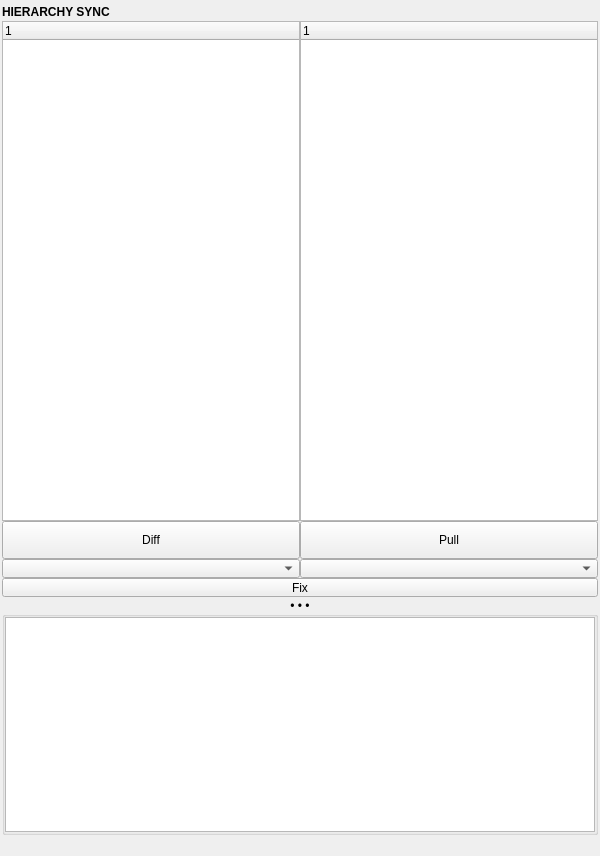
<?xml version="1.0" encoding="UTF-8"?>
<ui version="4.0">
 <class>QtUi</class>
 <widget class="QMainWindow" name="QtUi">
  <property name="enabled">
   <bool>true</bool>
  </property>
  <property name="geometry">
   <rect>
    <x>0</x>
    <y>0</y>
    <width>600</width>
    <height>856</height>
   </rect>
  </property>
  <property name="tabShape">
   <enum>QTabWidget::Triangular</enum>
  </property>
  <property name="dockNestingEnabled">
   <bool>true</bool>
  </property>
  <property name="dockOptions">
   <set>QMainWindow::AllowNestedDocks|QMainWindow::AllowTabbedDocks|QMainWindow::AnimatedDocks|QMainWindow::ForceTabbedDocks</set>
  </property>
  <property name="accessibleDescription">
   <string>Diff the scene hierarchy against a reference file, then pull or fix differences.</string>
  </property>
  <widget class="QWidget" name="central_widget">
   <property name="minimumSize">
    <size>
     <width>600</width>
     <height>240</height>
    </size>
   </property>
   <layout class="QVBoxLayout" name="verticalLayout_2">
    <property name="spacing">
     <number>2</number>
    </property>
    <property name="leftMargin">
     <number>2</number>
    </property>
    <property name="topMargin">
     <number>2</number>
    </property>
    <property name="rightMargin">
     <number>2</number>
    </property>
    <property name="bottomMargin">
     <number>2</number>
    </property>
    <item>
     <layout class="QVBoxLayout" name="verticalLayout">
      <property name="spacing">
       <number>0</number>
      </property>
      <item>
       <widget class="Header" name="header">
        <property name="minimumSize">
         <size>
          <width>0</width>
          <height>19</height>
         </size>
        </property>
        <property name="font">
         <font>
          <weight>75</weight>
          <bold>true</bold>
         </font>
        </property>
        <property name="text">
         <string>HIERARCHY SYNC</string>
        </property>
       </widget>
      </item>
      <item>
       <layout class="QGridLayout" name="gridLayout">
        <item row="0" column="0">
         <widget class="TreeWidget" name="tree000">
          <property name="minimumSize">
           <size>
            <width>0</width>
            <height>500</height>
           </size>
          </property>
          <column>
           <property name="text">
            <string notr="true">1</string>
           </property>
          </column>
         </widget>
        </item>
        <item row="0" column="1">
         <widget class="TreeWidget" name="tree001">
          <property name="minimumSize">
           <size>
            <width>0</width>
            <height>500</height>
           </size>
          </property>
          <column>
           <property name="text">
            <string notr="true">1</string>
           </property>
          </column>
         </widget>
        </item>
        <item row="1" column="0">
         <widget class="PushButton" name="tb001">
          <property name="minimumSize">
           <size>
            <width>0</width>
            <height>38</height>
           </size>
          </property>
          <property name="text">
           <string>Diff</string>
          </property>
         </widget>
        </item>
        <item row="1" column="1">
         <widget class="PushButton" name="tb002">
          <property name="minimumSize">
           <size>
            <width>0</width>
            <height>38</height>
           </size>
          </property>
          <property name="text">
           <string>Pull</string>
          </property>
         </widget>
        </item>
        <item row="2" column="0">
         <widget class="WidgetComboBox" name="cmb_diff_options">
          <property name="minimumSize">
           <size>
            <width>0</width>
            <height>19</height>
           </size>
          </property>
          <property name="maximumSize">
           <size>
            <width>16777215</width>
            <height>19</height>
           </size>
          </property>
          <property name="toolTip">
           <string>Diff analysis options.</string>
          </property>
         </widget>
        </item>
        <item row="2" column="1">
         <widget class="WidgetComboBox" name="cmb_pull_options">
          <property name="minimumSize">
           <size>
            <width>0</width>
            <height>19</height>
           </size>
          </property>
          <property name="maximumSize">
           <size>
            <width>16777215</width>
            <height>19</height>
           </size>
          </property>
          <property name="toolTip">
           <string>Pull operation options.</string>
          </property>
         </widget>
        </item>
        <item row="3" column="0" colspan="2">
         <widget class="PushButton" name="tb003">
          <property name="minimumSize">
           <size>
            <width>0</width>
            <height>19</height>
           </size>
          </property>
          <property name="maximumSize">
           <size>
            <width>16777215</width>
            <height>19</height>
           </size>
          </property>
          <property name="text">
           <string>Fix</string>
          </property>
         </widget>
        </item>
       </layout>
      </item>
      <item>
       <widget class="CollapsableGroup" name="output">
        <property name="title">
         <string>• • •</string>
        </property>
        <property name="alignment">
         <set>Qt::AlignCenter</set>
        </property>
        <layout class="QVBoxLayout" name="verticalLayout_4">
         <property name="spacing">
          <number>1</number>
         </property>
         <property name="leftMargin">
          <number>0</number>
         </property>
         <property name="topMargin">
          <number>0</number>
         </property>
         <property name="rightMargin">
          <number>0</number>
         </property>
         <property name="bottomMargin">
          <number>0</number>
         </property>
         <item>
          <widget class="QTextBrowser" name="txt003">
           <property name="verticalScrollBarPolicy">
            <enum>Qt::ScrollBarAlwaysOff</enum>
           </property>
           <property name="sizeAdjustPolicy">
            <enum>QAbstractScrollArea::AdjustIgnored</enum>
           </property>
          </widget>
         </item>
        </layout>
       </widget>
      </item>
      <item>
       <widget class="Footer" name="footer" native="true">
        <property name="minimumSize">
         <size>
          <width>0</width>
          <height>19</height>
         </size>
        </property>
        <property name="maximumSize">
         <size>
          <width>16777215</width>
          <height>19</height>
         </size>
        </property>
       </widget>
      </item>
     </layout>
    </item>
   </layout>
  </widget>
 </widget>
 <customwidgets>
  <customwidget>
   <class>Header</class>
   <extends>QLabel</extends>
   <header>uitk.widgets.header</header>
  </customwidget>
  <customwidget>
   <class>PushButton</class>
   <extends>QPushButton</extends>
   <header>widgets.pushbutton.h</header>
  </customwidget>
  <customwidget>
   <class>CollapsableGroup</class>
   <extends>QGroupBox</extends>
   <header>uitk.widgets.collapsableGroup.CollapsableGroup.h</header>
   <container>1</container>
  </customwidget>
  <customwidget>
   <class>Footer</class>
   <extends>QWidget</extends>
   <header>uitk.widgets.footer</header>
  </customwidget>
  <customwidget>
   <class>TreeWidget</class>
   <extends>QTreeWidget</extends>
   <header>widgets.treewidget.h</header>
  </customwidget>
  <customwidget>
   <class>WidgetComboBox</class>
   <extends>QComboBox</extends>
   <header>uitk.widgets.widgetComboBox.WidgetComboBox.h</header>
  </customwidget>
 </customwidgets>
 <resources/>
 <connections/>
 <designerdata>
  <property name="gridDeltaX">
   <number>5</number>
  </property>
  <property name="gridDeltaY">
   <number>5</number>
  </property>
  <property name="gridSnapX">
   <bool>true</bool>
  </property>
  <property name="gridSnapY">
   <bool>true</bool>
  </property>
  <property name="gridVisible">
   <bool>true</bool>
  </property>
 </designerdata>
</ui>
